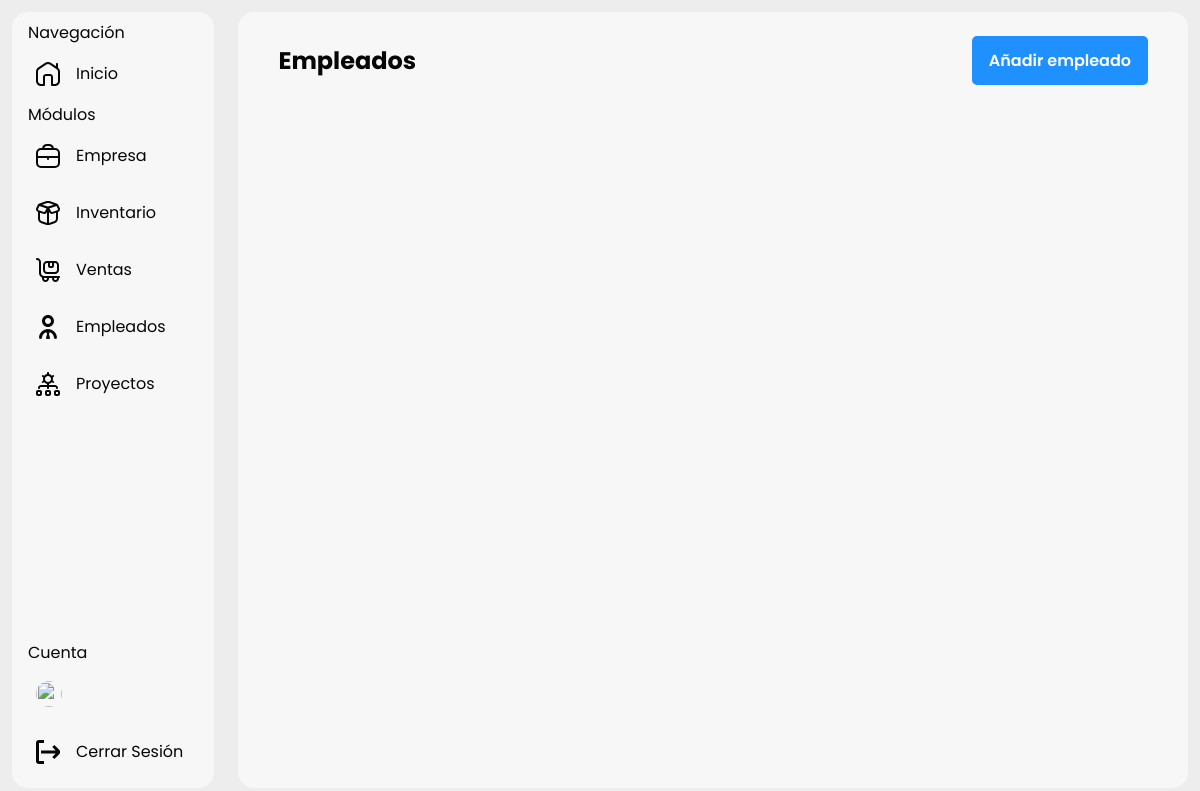
The page /add-employer on the database as committed earlier.
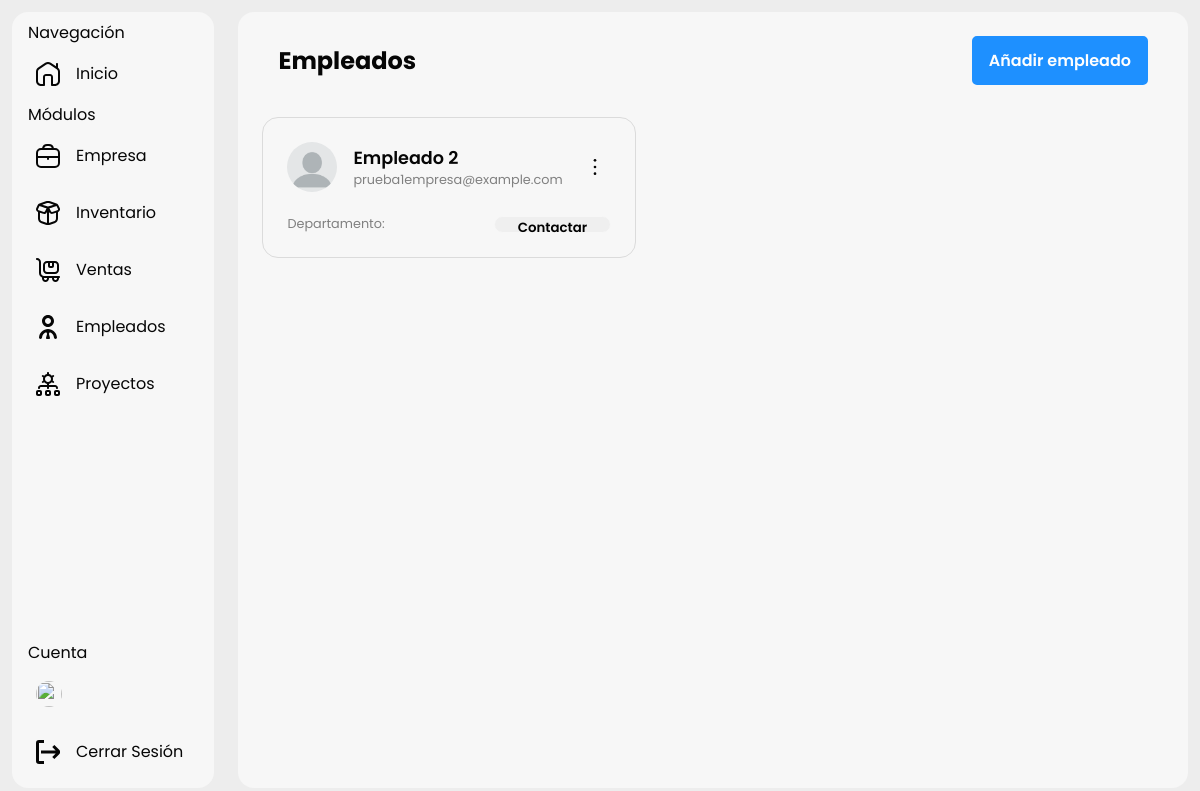
The same page on the database as committed later.
### main.py (models this page shows, shortened)
class Employees(db.Model):
    id = db.Column(db.Integer, primary_key=True)
    name = db.Column(db.String(100), nullable=False)
    department = db.Column(db.String(100), nullable=False)
    contact = db.Column(db.String(100), nullable=False)

### main.py (the view, shortened to what this page needs)
@app.route("/add-employer", methods=["GET", "POST"])
def add_employer():
    employees = Employees.query.all()
    return render_template("employees.html", employees=employees)

### templates/employees.html (shortened to what this page needs)
{% extends "base.html" %} {% block title %}Empleados{% endblock %}{% block
content %} {% include "sidebar.html" %}
<link
  rel="stylesheet"
  href="{{url_for('static', filename = 'style/employees.css')}}"
/>
<section>
  <header>
    <h1>Empleados</h1>
    <button id="btn_add_new_employer">Añadir empleado</button>
  </header>
  <main>
    <div class="container_cards_employees">
      {% for employer in employees %}
      <div class="employer_card">
        <header>
          <img
            src="{{url_for('static', filename = 'img/default-user.webp')}}"
            alt=""
          />
          <div class="employer_details">
            <span>{{employer.name}}</span>
            <span>{{employer.contact}}</span>
          </div>
          <button onclick="showDeleteForm(this)">
            <svg
              xmlns="http://www.w3.org/2000/svg"
              id="Outline"
              viewBox="0 0 24 24"
              width="16"
              height="16"
            >
              <circle cx="12" cy="2" r="2" />
              <circle cx="12" cy="12" r="2" />
              <circle cx="12" cy="22" r="2" />
            </svg>
          </button>
        </header>
        <main>
          <div class="employer_department_details">
            <span>Departamento: </span>
          </div>
          <button>Contactar</button>
        </main>
      </div>
      {% endfor %}
    </div>
  </main>
</section>
{% endblock %}

### templates/base.html (shortened to what this page needs)
<!DOCTYPE html>
<html lang="en">
  <head>
    <link
      rel="stylesheet"
      href="{{url_for('static', filename = 'style/global.css')}}"
    />
  </head>
  <body>
    {% block content %}{% endblock %}
  </body>
</html>

### templates/sidebar.html (shortened to what this page needs)
{% block navbar %}
<nav class="sidebar">
  <div class="top">
    <p>Navegación</p>
    <a href="{{ url_for('landing_page') }}"
      ><?xml version="1.0" encoding="UTF-8"?>
      Inicio</a
    >
    <p>Módulos</p>
    <a href="{{ url_for('company') }}">
      Empresa</a
    >
    <a href="{{ url_for('inventory') }}">
      Inventario</a
    >
    <a href="{{ url_for('sales') }}">
      Ventas</a
    >
    <a href="{{ url_for('employees') }}">
      Empleados</a
    >
    <a href="{{ url_for('projects') }}">
      Proyectos</a
    >
  </div>
  <div class="bottom">
    <p>Cuenta</p>
    <div id="container_account">
      {% if session.user_image == "" %}
      <img
        style="width: 26px; height: 26px; border-radius: 100%"
        src="{{url_for('static', filename = 'img/default-user.webp')}}"
        alt=""
      />
      {% else %}
      <img
        style="width: 26px; height: 26px; border-radius: 100%"
        src="{{ url_for('static', filename=session['user_image']) }}"
        alt=""
      />
      {% endif %}
    </div>
    <a href="{{ url_for('logout') }}">
      Cerrar Sesión</a
    >
  </div>
</nav>
{% endblock %}

### static/style/global.css (style rules this page uses)
:root { --primary-font-hover: dodgerblue; color-scheme: light dark; }
* { padding: 0; margin: 0; box-sizing: border-box; font-family: "Poppins", serif; }
body { max-height: 100vh; background-color: light-dark(#ededed, #121212); }
.sidebar { color: light-dark(#060606, #fefefe); display: flex; flex-direction: column; justify-content: space-between; background-color: light-dark(#f7f7f7, #282828); border-radius: 1rem; width: fit-content; width: 250px; margin: 1%; padding: 0.5rem; }
#container_account { display: flex; align-items: center; gap: 10px; padding: 1rem; overflow: hidden; cursor: pointer; }
#container_account img { height: 24px; width: 24px; }
.sidebar p { padding-left: 0.5rem; font-weight: 400; }
.sidebar svg { fill: light-dark(#060606, #fefefe); }
.sidebar a { text-decoration: none; padding: 1rem; display: flex; align-items: center; gap: 1rem; width: 100%; height: fit-content; border-radius: 1rem; color: light-dark(#060606, #fefefe); }

### static/style/employees.css (style rules this page uses)
* { color-scheme: light dark; }
::placeholder { color: light-dark(#adadad, #c8c8c8); }
body { display: flex; height: 100svh; }
section { padding: 0.5rem; border-radius: 1rem; width: 99%; color: light-dark(#060606, #fefefe); background-color: light-dark(#f7f7f7, #282828); margin: 1%; }
section header { padding: 1rem 2rem; display: flex; justify-content: space-between; align-items: center; }
section header button { color: #fefefe; background-color: dodgerblue; padding: 10px 15px; border: 2px solid dodgerblue; border-radius: 5px; transition: 0.1s ease; font-weight: 600; font-size: 1rem; }
section main { height: 85%; overflow-y: scroll; }
.container_cards_employees { padding: 1rem; display: grid; grid-template-columns: repeat(3, 1fr); gap: 1rem; }
.employer_card { display: flex; flex-direction: column; border: 1px solid; border-color: light-dark(#dbdbdb, #3f3f3f); border-radius: 1rem; padding: 1.5rem; gap: 1rem; grid-column: span 1 !important; }
.employer_card header { position: relative; padding: 0; display: flex; justify-content: start; gap: 1rem; }
.employer_card header img { border-radius: 100%; width: 50px; height: 50px; }
.employer_card header button { margin-left: auto; background-color: transparent; border: none; color: light-dark(#060606, #fefefe); fill: light-dark(#060606, #fefefe); margin-left: auto; border-radius: 100%; display: flex; align-items: center; justify-content: center; padding: 0.5rem; }
.employer_card header .employer_details { display: flex; flex-direction: column; }
.employer_card header .employer_details span:nth-child(1) { font-weight: 600; font-size: 1.1rem; }
.employer_card header .employer_details span:nth-child(2) { color: gray; font-size: 0.8rem; }
.employer_card main { overflow: hidden; }
.employer_card main .employer_department_details { display: flex; flex-direction: column; font-size: 0.8rem; color: gray; }
.employer_card main { display: flex; justify-content: space-between; align-items: end; }
.employer_card main button { border: 1px solid; border-color: light-dark(#f7f7f7, #282828); height: 70%; width: fit-content; padding: 0.1rem 1.4rem; border-radius: 1rem; font-weight: 600; }

Rows that differ between the two databases and show on the page:
added Employees: name "Empleado 2", contact "prueba1empresa@example.com"
